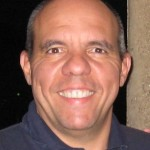
//> input picture paper/img/queiroz.png, 150 x 150 px
$ ./main4   (built with g++ and OpenCV 4)
//> lines starting //> are read from the running program, lines starting //| are printed output that depends on the picture; after the words box and inside, x2 and y2 are one past the last pixel; in counts of white or black regions, pixels touching at a corner belong together
#include <opencv2/opencv.hpp>
#include <iostream>
#include <vector>

using namespace cv;
using namespace std;

int main() {
    // Read the image
    Mat image = imread("../img/queiroz.png");
//> image is the input picture: 150 rows x 150 cols, CV_8UC3; mean B, G, R 87.5, 100.2, 137.7

    if (image.empty()) {
        cout << "Could not open or find the image." << endl;
        return -1;
    }

    // Reshape the image to a 2D matrix of pixels
    Mat reshaped_image = image.reshape(1, image.rows * image.cols);
    reshaped_image.convertTo(reshaped_image, CV_32F); // Convert to float for k-means

    // Define the number of clusters (segments)
    int K = 4;

    // Define criteria and apply k-means
    TermCriteria criteria(TermCriteria::EPS + TermCriteria::COUNT, 10, 1.0);
    Mat labels, centers;
    kmeans(reshaped_image, K, labels, criteria, 3, KMEANS_PP_CENTERS, centers);
//> centers = [[7.98, 8.36, 9.59], [135.6, 157.3, 228.1], [69.4, 61.8, 71.76], [101.4, 123.9, 168.6]]

    // Reshape the segmented image
    Mat segmented_image = Mat::zeros(image.size(), image.type());
    int index = 0;
    for (int y = 0; y < image.rows; y++) {
        for (int x = 0; x < image.cols; x++) {
            int cluster_label = labels.at<int>(index);
            segmented_image.at<Vec3b>(y, x) = centers.at<Vec3f>(cluster_label, 0);
            index++;
        }
    }
//> this loop made 150 passes
//> index on passes 1 to 12: 150, 300, 450, 600, 750, 900, 1050, 1200, 1350, 1500, 1650, 1800
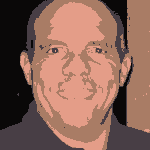
//> segmented_image: 150 rows x 150 cols, CV_8UC3; mean B, G, R 87.4, 100.1, 138
//> after the loop, index = 22500

    // Display the original image
    namedWindow("Original Image", WINDOW_NORMAL);
    imshow("Original Image", image);

    // Display each color cluster in separate windows
    for (int i = 0; i < K; ++i) {
        Mat color_cluster = Mat::zeros(image.size(), image.type());
        for (int y = 0; y < image.rows; y++) {
            for (int x = 0; x < image.cols; x++) {
                if (labels.at<int>(y * image.cols + x) == i) {
                    color_cluster.at<Vec3b>(y, x) = segmented_image.at<Vec3b>(y, x);
                }
            }
        }
        string window_name = "Color Cluster " + to_string(i);
        namedWindow(window_name, WINDOW_NORMAL);
        imshow(window_name, color_cluster);
    }
//> this loop made 4 passes
//> pass 1, `imshow(window_name, color_cluster);`:
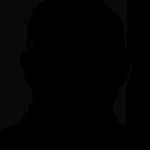
//> window 'Color Cluster 0': 150 rows x 150 cols, CV_8UC3; mean B, G, R 1.53, 1.53, 1.91
//> pass 2, `imshow(window_name, color_cluster);`:
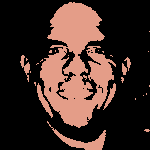
//> window 'Color Cluster 1': 150 rows x 150 cols, CV_8UC3; mean B, G, R 38.5, 44.4, 64.5

    waitKey(0);
    return 0;
}

$ run again, with paper/img/image.png copied over paper/img/queiroz.png
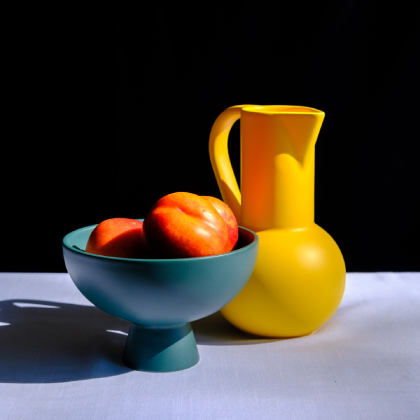
//> input picture paper/img/image.png, 420 x 420 px
//> image is the input picture: 420 rows x 420 cols, CV_8UC3; mean B, G, R 54.1, 65.2, 73.4
//> centers = [[206.7, 178.9, 175.5], [4.39, 3.81, 4.47], [8.9, 137.5, 214.9], [103.4, 85.03, 54.51]]
//> the loop `for (int y = 0; y < image.rows; y++)` made 420 passes
//> index on passes 1 to 3: 420, 840, 1260
//> after the loop `for (int y = 0; y < image.rows; y++)`:
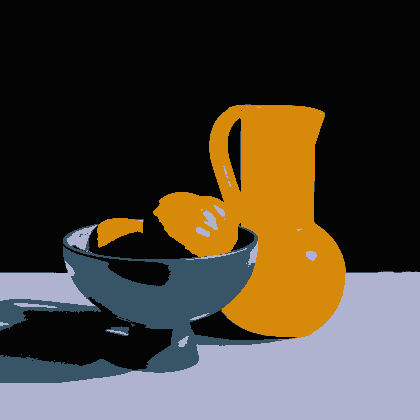
//> segmented_image: 420 rows x 420 cols, CV_8UC3; mean B, G, R 53.9, 65.4, 73.1
//> after the loop `for (int y = 0; y < image.rows; y++)`: index = 176400
//> the loop `for (int i = 0; i < K; ++i)` made 4 passes
//> pass 2, `imshow(window_name, color_cluster);`:
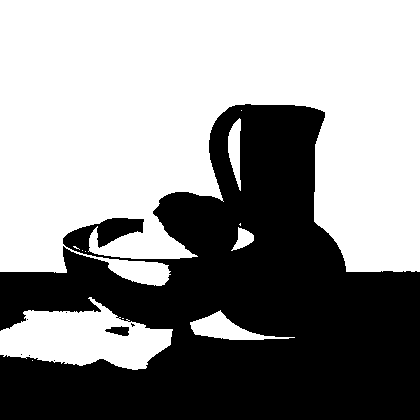
//> window 'Color Cluster 1': 420 rows x 420 cols, CV_8UC3; values 0 (black) and 4 (white), 56.9% white; 8 black regions (6 under 20 px), largest, box (x1, y1, x2, y2) and area: (0, 104, 420, 420) 75847, (105, 326, 129, 336) 156

$ run again, with paper/img/Too bad, no info given_ 1960's maybe_.jpeg saved as paper/img/queiroz.png
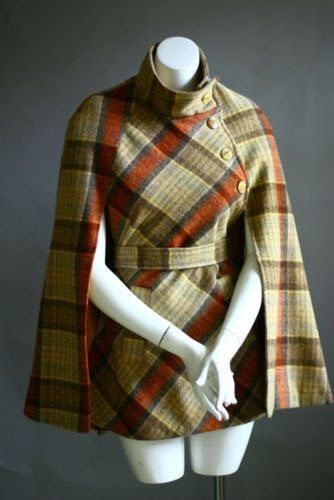
//> input picture paper/img/Too bad, no info given_ 1960's maybe_.jpeg, 334 x 500 px
//> image is the input picture: 500 rows x 334 cols, CV_8UC3; mean B, G, R 77.2, 91.3, 95.7
//> centers = [[216.2, 229, 225], [71.61, 78.24, 76.98], [122.9, 152.1, 163.9], [15.93, 35.44, 48.63]]
//> the loop `for (int y = 0; y < image.rows; y++)` made 500 passes
//> index on passes 1 to 3: 334, 668, 1002
//> after the loop `for (int y = 0; y < image.rows; y++)`:
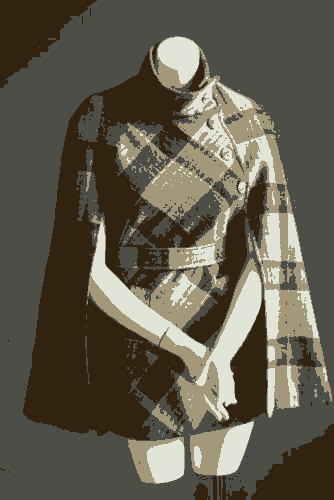
//> segmented_image: 500 rows x 334 cols, CV_8UC3; mean B, G, R 77.4, 91.1, 95.8
//> after the loop `for (int y = 0; y < image.rows; y++)`: index = 167000
//> the loop `for (int i = 0; i < K; ++i)` made 4 passes
//> pass 2, `imshow(window_name, color_cluster);`:
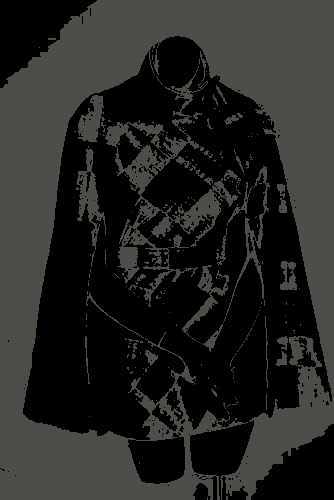
//> window 'Color Cluster 1': 500 rows x 334 cols, CV_8UC3; mean B, G, R 34.7, 37.6, 37.1
